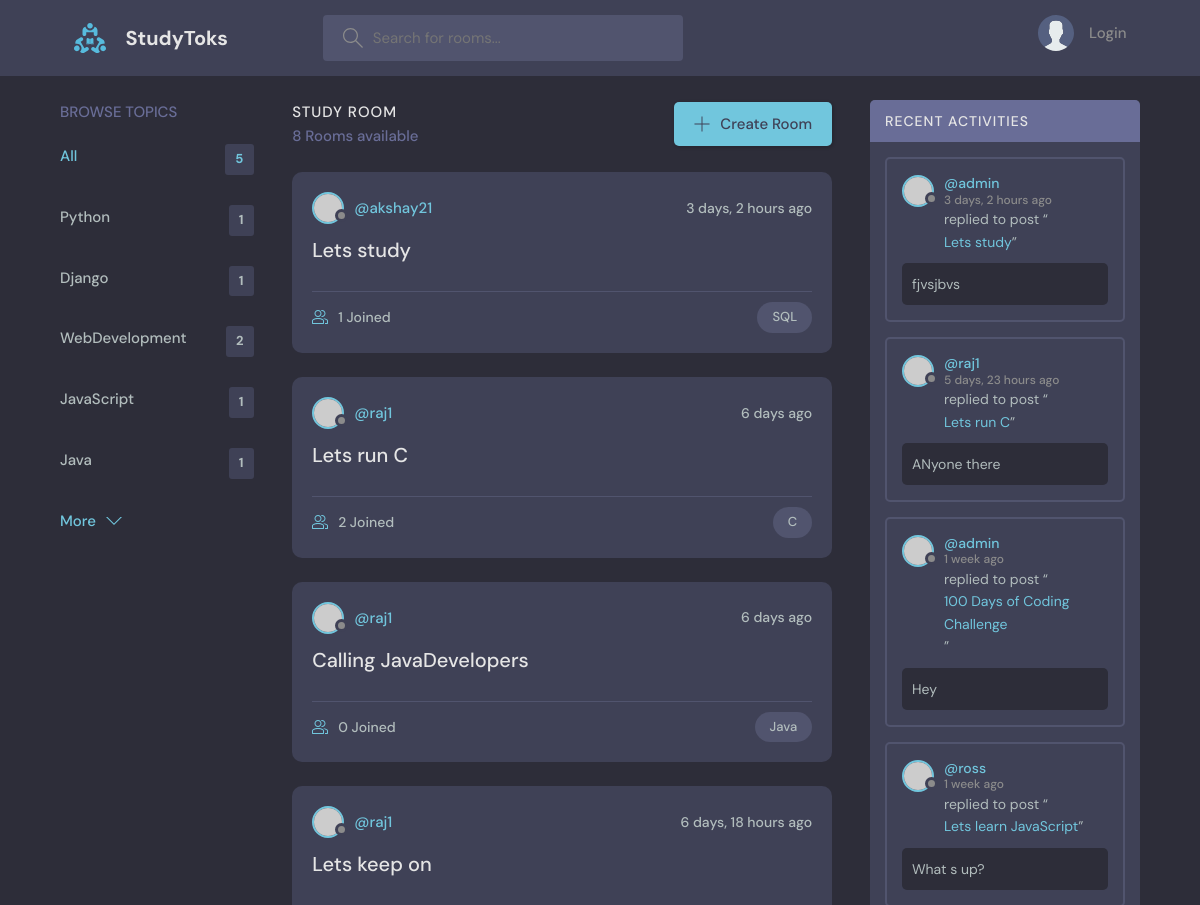
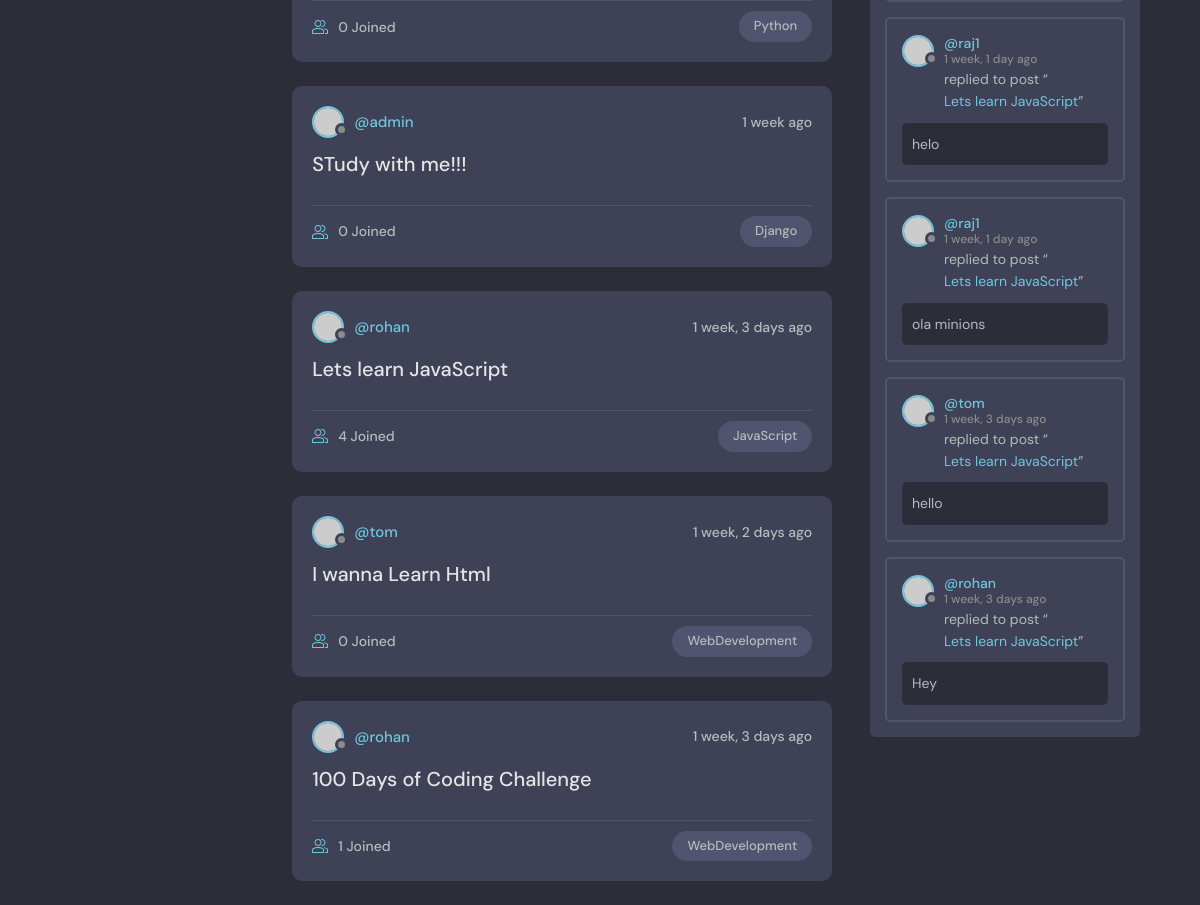
The page / on the database its author committed (2 pictures, top to bottom).
### base/models.py (models this page shows, shortened)
class Topic(models.Model):
    name = models.CharField(max_length= 150)

class Room(models.Model):
    host = models.ForeignKey(User, on_delete= models.SET_NULL, null= True)
    topic = models.ForeignKey(Topic, on_delete= models.SET_NULL ,null=True)
    name= models.CharField(max_length= 200)
    description = models.TextField(null = True, blank = True)
    participants = models.ManyToManyField(User, related_name="participants", blank =True)
    updated = models.DateTimeField(auto_now= True)
    created = models.DateTimeField(auto_now_add= True)
    class Meta:
        ordering = ['-updated', '-created']
    def __str__(self):
        return self.name

class Message(models.Model):
    user = models.ForeignKey(User, on_delete= models.CASCADE)
    room = models.ForeignKey(Room , on_delete= models.CASCADE)
    body = models.TextField()
    updated = models.DateTimeField(auto_now= True)
    created = models.DateTimeField(auto_now_add= True)
    class Meta:
        ordering = ['-updated', '-created']

### base/views.py (the view)
# urls.py: path('', views.home, name= "home"),
def home(request):
    q = request.GET.get('q') if request.GET.get('q') != None else '' # Inline if else statement
    rooms = Room.objects.filter(
        Q(topic__name__icontains=q) |
        Q(name__icontains=q) |
        Q(description__icontains=q)
        )
    topics = Topic.objects.all()[0:5] # [0:5] is used for showing first 5 topics
    room_count =rooms.count()
    room_messages = Message.objects.filter(Q(room__topic__name__icontains = q))
    context = {'rooms': rooms, 'topics' : topics, 'room_count' : room_count , 'room_messages': room_messages }
    return render(request, "base/home.html",context )

### base/templates/base/home.html (shortened to what this page needs)
{% extends 'main.html' %} {% block content %}
<main class="layout layout--3">
    <div class="container">
        {% include "base/topics_components.html" %}
        <div class="roomList">
            <div class="roomList__header">
                <div>
                    <h2>Study Room</h2>
                    <p>{{room_count}} Rooms available</p>
                </div>
                <a class="btn btn--main" href="{% url 'create-room' %}">
                    <svg version="1.1" xmlns="http://www.w3.org/2000/svg" width="32" height="32" viewBox="0 0 32 32">
                <title>add</title>
                <path
                  d="M16.943 0.943h-1.885v14.115h-14.115v1.885h14.115v14.115h1.885v-14.115h14.115v-1.885h-14.115v-14.115z"
                ></path>
              </svg> Create Room
                </a>
            </div>
            {% include 'base/feed_component.html' %}
        </div>
        {% include 'base/activity_component.html' %}
    </div>
</main>
{% endblock content %}

### base/templates/base/topics_components.html
<div class="topics">
    <div class="topics__header">
        <h2>Browse Topics</h2>
    </div>
    <ul class="topics__list">
        <li>
            <a href="{% url 'home' %}" class="active">All <span>{{topics.count}}</span></a>
        </li>
        {% for topic in topics %}
        <li>
            <a href="{% url 'home' %}?q={{topic.name}}">{{topic.name}} <span>{{topic.room_set.all.count}}</span></a>
        </li>
        {% endfor %}
    </ul>
    <a class="btn btn--link" href="{% url 'topics' %}">
      More
      <svg version="1.1" xmlns="http://www.w3.org/2000/svg" width="32" height="32" viewBox="0 0 32 32">
        <title>chevron-down</title>
        <path d="M16 21l-13-13h-3l16 16 16-16h-3l-13 13z"></path>
      </svg>
    </a>
</div>

### base/templates/base/feed_component.html (shortened to what this page needs)
{% for room in rooms %}
<div class="roomListRoom">
    <div class="roomListRoom__header">
        <a href="{% url 'user-profile' room.host.id %}" class="roomListRoom__author">
            <div class="avatar avatar--small">
                <img src="https://randomuser.me/api/portraits/women/11.jpg" />
            </div>
            <span>@{{room.host.username}}</span>
        </a>
        <div class="roomListRoom__actions">
            <span>{{room.created | timesince}} ago</span>
        </div>
    </div>
    <div class="roomListRoom__content">
        <a href="{% url 'room' room.id %}">{{room.name}}</a>
    </div>
    <div class="roomListRoom__meta">
        <a href="{% url 'room' room.id %}" class="roomListRoom__joined">
            {{room.participants.all.count}} Joined
        </a>
        <p class="roomListRoom__topic">{{room.topic.name}}</p>
    </div>
</div>
{% endfor %}

### base/templates/base/activity_component.html (shortened to what this page needs)
<div class="activities">
    <div class="activities__header">
        <h2>Recent Activities</h2>
    </div>
    {% for message in room_messages %}
    <div class="activities__box">
        <div class="activities__boxHeader roomListRoom__header">
            <a href="{% url 'user-profile' message.user.id %}" class="roomListRoom__author">
                <div class="avatar avatar--small">
                    <img src="https://randomuser.me/api/portraits/women/11.jpg" />
                </div>
                <p>
                    @{{message.user}}
                    <span>{{message.created | timesince}} ago</span>
                </p>
            </a>
        </div>
        <div class="activities__boxContent">
            <p>replied to post “<a href="{% url 'room' message.room.id %}">{{message.room}}</a>”</p>
            <div class="activities__boxRoomContent">
                {{message.body}}
            </div>
        </div>
    </div>
    {% endfor %}
</div>

### rows shown on the page
Topic: name "Python", room_set.all.count "1"
Topic: name "Django", room_set.all.count "1"
Topic: name "WebDevelopment", room_set.all.count "2"
Topic: name "JavaScript", room_set.all.count "1"
Topic: name "Java", room_set.all.count "1"
Room: host.username "akshay21", created "3 days, 2 hours", name "Lets study", participants.all.count "1", topic.name "SQL"
Room: host.username "raj1", created "6 days", name "Lets run C", participants.all.count "2", topic.name "C"
Room: host.username "raj1", created "6 days", name "Calling JavaDevelopers", participants.all.count "0", topic.name "Java"
Room: host.username "raj1", created "6 days, 18 hours", name "Lets keep on", participants.all.count "0", topic.name "Python"
Room: host.username "admin", created "1 week", name "STudy with me!!!", participants.all.count "0", topic.name "Django"
Room: host.username "rohan", created "1 week, 3 days", name "Lets learn JavaScript", participants.all.count "4", topic.name "JavaScript"
Room: host.username "tom", created "1 week, 2 days", name "I wanna Learn Html", participants.all.count "0", topic.name "WebDevelopment"
Room: host.username "rohan", created "1 week, 3 days", name "100 Days of Coding Challenge", participants.all.count "1", topic.name "WebDevelopment"
Message: user "admin", created "3 days, 2 hours", room "Lets study", body "fjvsjbvs"
Message: user "raj1", created "5 days, 23 hours", room "Lets run C", body "ANyone there"
Message: user "admin", created "1 week", room "100 Days of Coding Challenge", body "Hey"
Message: user "ross", created "1 week", room "Lets learn JavaScript", body "What s up?"
Message: user "raj1", created "1 week, 1 day", room "Lets learn JavaScript", body "helo"
Message: user "raj1", created "1 week, 1 day", room "Lets learn JavaScript", body "ola minions"
Message: user "tom", created "1 week, 3 days", room "Lets learn JavaScript", body "hello"
Message: user "rohan", created "1 week, 3 days", room "Lets learn JavaScript", body "Hey"

### other values the page prints
{{ topics.count }} "5"
{{ room_count }} "8"
